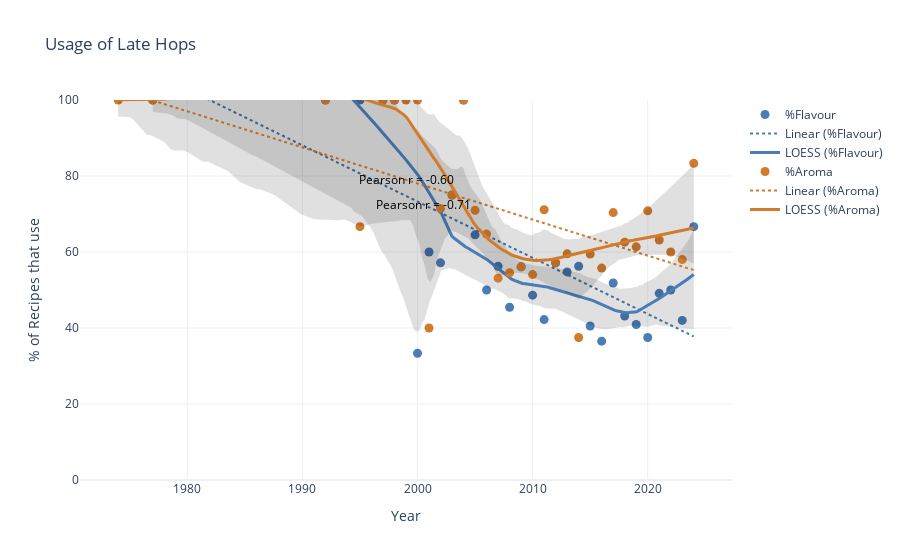

Here is the notebook cell this chart was saved with:
### Code cell
plot_late_hop_usage_with_loess_ci(yearly_df[yearly_df["hop_type"].isin(["flavour", "aroma"])])

### Figure 1 — Plotly figure (JSON) as saved in the notebook; plotly's stock layout.template omitted (floating-point values rounded to 4 significant figures; data arrays with more than 128 entries replaced by an {"elided": "..."} marker saying what was removed)
{"data": [{"marker": {"color": "#4a7cb5", "size": 9}, "mode": "markers", "name": "%Flavour", "type": "scatter", "x": [1977, 1992, 1995, 1997, 1998, 2000, 2001, 2002, 2003, 2004, 2005, 2006, 2007, 2008, 2009, 2010, 2011, 2012, 2013, 2014, 2015, 2016, 2017, 2018, 2019, 2020, 2021, 2022, 2023, 2024], "y": [100, 100, 100, 100, 100, 33.33, 60, 57.14, 75, 100, 64.52, 50, 56.25, 45.45, 56.1, 48.65, 42.22, 57.14, 54.76, 56.25, 40.54, 36.54, 51.85, 43.17, 40.91, 37.5, 49.12, 50, 42, 66.67]}, {"line": {"color": "#4a7cb5", "dash": "dot", "width": 2}, "mode": "lines", "name": "Linear (%Flavour)", "type": "scatter", "x": [1977, 2024], "y": [107.3, 37.77]}, {"fill": "toself", "fillcolor": "rgba(0,0,0,0.12)", "hoverinfo": "skip", "line": {"width": 0}, "showlegend": false, "type": "scatter", "x": {"elided": "400 float values"}, "y": {"elided": "400 float values"}}, {"line": {"color": "#4a7cb5", "width": 3}, "mode": "lines", "name": "LOESS (%Flavour)", "type": "scatter", "x": {"elided": "200 float values"}, "y": {"elided": "200 float values"}}, {"marker": {"color": "#d07c2c", "size": 9}, "mode": "markers", "name": "%Aroma", "type": "scatter", "x": [1974, 1977, 1992, 1995, 1997, 1998, 1999, 2000, 2001, 2002, 2003, 2004, 2005, 2006, 2007, 2008, 2009, 2010, 2011, 2012, 2013, 2014, 2015, 2016, 2017, 2018, 2019, 2020, 2021, 2022, 2023, 2024], "y": [100, 100, 100, 66.67, 100, 100, 100, 100, 40, 71.43, 75, 100, 70.97, 64.71, 53.12, 54.55, 56.1, 54.05, 71.11, 57.14, 59.52, 37.5, 59.46, 55.77, 70.37, 62.59, 61.36, 70.83, 63.16, 60, 58.0, 83.33]}, {"line": {"color": "#d07c2c", "dash": "dot", "width": 2}, "mode": "lines", "name": "Linear (%Aroma)", "type": "scatter", "x": [1974, 2024], "y": [102.7, 55.24]}, {"fill": "toself", "fillcolor": "rgba(0,0,0,0.12)", "hoverinfo": "skip", "line": {"width": 0}, "showlegend": false, "type": "scatter", "x": {"elided": "400 float values"}, "y": {"elided": "400 float values"}}, {"line": {"color": "#d07c2c", "width": 3}, "mode": "lines", "name": "LOESS (%Aroma)", "type": "scatter", "x": {"elided": "200 float values"}, "y": {"elided": "200 float values"}}], "layout": {"annotations": [{"font": {"color": "black", "size": 12}, "showarrow": false, "text": "Pearson r = -0.71", "x": 2000.0, "y": 72.54}, {"font": {"color": "black", "size": 12}, "showarrow": false, "text": "Pearson r = -0.60", "x": 1999, "y": 78.98}], "hovermode": "x unified", "title": {"text": "Usage of Late Hops"}, "xaxis": {"title": {"text": "Year"}}, "yaxis": {"range": [0, 100], "title": {"text": "% of Recipes that use"}}}}
